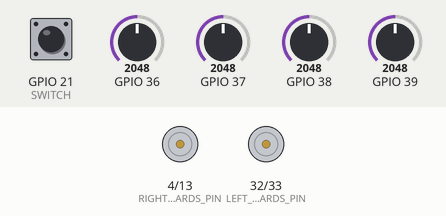
Bench run of a program on a simulated ESP32. On the bench: motor-driver pin pairs drawn as motors (green arrow = first pin HIGH = forward, orange = second pin HIGH = backward, longer = more drive). The inputs (shaded band) are chosen by the test bench; at power-on: GPIO 21 (SWITCH) HIGH, GPIO 36 = 2048, GPIO 37 = 2048, GPIO 38 = 2048, GPIO 39 = 2048. What the program prints to the serial monitor is not drawn.

Above: at 1.2 s.
1.3 s: GPIO 21 (SWITCH) pulled LOW for 0.15 s
At 3.7 s:
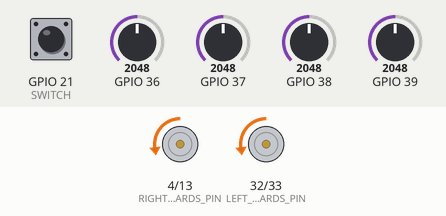
Timing chart, 0 to 5.2 s (numbered marks = the images above; inputs shaded):
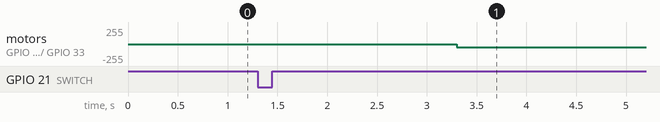

The program:

main.cpp
```cpp
#include <Arduino.h>
#include "driver/adc.h"
#include "driver/ledc.h"

// Constants
#define LOOP_RESET_COUNT 1000
#define MOTOR_PWM_FREQUENCY 120
#define MOTOR_PWM_NUM_BITS 12
#define MOTOR_SWITCH_TIME 5 // in us
#define TAPE_FOLLOW_SPEED 800 // Between 0 and 4095
#define TAPE_FIND_SPEED 800 // Between 0 and 4095
#define REFLECTANCE_THRESHOLD_OFFSET 500

// Pins
#define REFLECTIVE_R_PIN ADC1_CHANNEL_0
#define REFLECTIVE_L_PIN ADC1_CHANNEL_3
#define RIGHT_MOTOR_FORWARDS_PIN 4
#define RIGHT_MOTOR_BACKWARDS_PIN 13
#define LEFT_MOTOR_FORWARDS_PIN 32
#define LEFT_MOTOR_BACKWARDS_PIN 33
#define POT1_PIN ADC1_CHANNEL_1
#define POT2_PIN ADC1_CHANNEL_2
#define SWITCH 21

// Channels
#define RIGHT_FORWARDS_CHANNEL 0
#define LEFT_FORWARDS_CHANNEL 1
#define RIGHT_BACKWARDS_CHANNEL 2
#define LEFT_BACKWARDS_CHANNEL 3

// Variables
// Variables - General
int loopCounter;
enum state {test, standby, tapeFollow, tapeFind};
state currentState;

// Reflectance Sensor Variables
int reflective_R;
int reflective_L;

// Motor Control Variables
int rightMotorPrev;
int leftMotorPrev;
unsigned long rightTimeSwitch; // in us
unsigned long leftTimeSwitch; // in us

// PID Variables
double k_p;
double k_i; // Not using
double k_d;
double pValue;
double iValue; // Not using
double dValue;
int error;
int prevError;
long prevTime; // in us

// Hysteresis Variables
bool onTape_L;
bool onTape_R;
bool prevOnTape_L;
bool prevOnTape_R;
int rightReflectanceThreshold;
int leftReflectanceThreshold;

// Input Variables
bool switchState;

// Function Definitions
void readSensors(); // Reads sensors and computes some data
void rightMotor_SetPower(int power); // Negative power for reverse, between -4095 and 4095
void leftMotor_SetPower(int power); // Negative power for reverse, between -4095 and 4095
void computePID();

void setup() {
  // Variables
  loopCounter= 0;
  currentState = standby;
  rightMotorPrev = 0;
  leftMotorPrev = 0;
  rightTimeSwitch = 0;
  leftTimeSwitch = 0;
  k_p = 1.0;
  k_i = 0.0;
  k_d = 0.0;
  pValue = 0.0;
  iValue = 0.0;
  dValue = 0.0;
  error = 0;
  prevError = 0;
  prevTime = 0;
  onTape_L = true;
  onTape_R = true;
  prevOnTape_L = true;
  prevOnTape_R = true;

  // Reflective Analog Input Setup
  adc1_config_width(ADC_WIDTH_12Bit);
  adc1_config_channel_atten(REFLECTIVE_L_PIN, ADC_ATTEN_DB_12);
  adc1_config_channel_atten(REFLECTIVE_R_PIN, ADC_ATTEN_DB_12);

  // Motor PWM Setup
  ledcSetup(RIGHT_FORWARDS_CHANNEL, MOTOR_PWM_FREQUENCY, MOTOR_PWM_NUM_BITS);
  ledcSetup(LEFT_FORWARDS_CHANNEL, MOTOR_PWM_FREQUENCY, MOTOR_PWM_NUM_BITS);
  ledcSetup(RIGHT_BACKWARDS_CHANNEL, MOTOR_PWM_FREQUENCY, MOTOR_PWM_NUM_BITS);
  ledcSetup(LEFT_BACKWARDS_CHANNEL, MOTOR_PWM_FREQUENCY, MOTOR_PWM_NUM_BITS);
  ledcAttachPin(RIGHT_MOTOR_FORWARDS_PIN, RIGHT_FORWARDS_CHANNEL);
  ledcAttachPin(LEFT_MOTOR_FORWARDS_PIN, LEFT_FORWARDS_CHANNEL);
  ledcAttachPin(RIGHT_MOTOR_BACKWARDS_PIN, RIGHT_BACKWARDS_CHANNEL);
  ledcAttachPin(LEFT_MOTOR_BACKWARDS_PIN, LEFT_BACKWARDS_CHANNEL);

  // Potentiometer Setup
  adc1_config_channel_atten(POT1_PIN, ADC_ATTEN_DB_12);
  adc1_config_channel_atten(POT2_PIN, ADC_ATTEN_DB_12);

  // Serial Setup
  Serial.begin(115200);

  // Switch Setup
  pinMode(SWITCH, INPUT_PULLUP);
  switchState = true;
}

void loop() {
  switch(currentState) {
    case test:
      // Test Code
      break;
    case standby:
      // Standby Code
      readSensors();
      k_p = adc1_get_raw(POT1_PIN) / 2048.0;
      k_d = adc1_get_raw(POT2_PIN) / 200.0;

      leftReflectanceThreshold = reflective_L + REFLECTANCE_THRESHOLD_OFFSET;
      rightReflectanceThreshold = reflective_R + REFLECTANCE_THRESHOLD_OFFSET;

      switchState = digitalRead(SWITCH);

      if (loopCounter == 0) {
        Serial.printf("%.3lf | %.3lf\n", k_p, k_d);
      }

      if (!switchState) {
        delay(2000);
        currentState = tapeFollow;
      }

      break;
    case tapeFollow:
      // Tape Follow Code
      readSensors();
      computePID();
      if (onTape_L || onTape_R) {
        leftMotor_SetPower(TAPE_FOLLOW_SPEED + pValue + dValue);
        rightMotor_SetPower(TAPE_FOLLOW_SPEED - pValue - dValue);
      } else {
        currentState = tapeFind;
      }
      break;
    case tapeFind:
      // Tape Finding Code
      readSensors();
      leftMotor_SetPower(-TAPE_FIND_SPEED);
      rightMotor_SetPower(-TAPE_FIND_SPEED);
      if (onTape_L && onTape_R) {
        computePID();
        computePID();
        currentState = tapeFollow;
      }
      break;
  }

  loopCounter++;
  if (loopCounter == LOOP_RESET_COUNT) {
    loopCounter = 0;
  }
}

// Functions
void readSensors() {
  prevOnTape_L = onTape_L;
  prevOnTape_R = onTape_R;
  reflective_R = adc1_get_raw(REFLECTIVE_R_PIN);
  reflective_L = adc1_get_raw(REFLECTIVE_L_PIN);
  onTape_L = (reflective_L > leftReflectanceThreshold);
  onTape_R = (reflective_R > rightReflectanceThreshold);
}

void rightMotor_SetPower(int power) {
  if (power > 0) {
    if (rightMotorPrev > 0) {
      rightMotorPrev = power;
      ledcWrite(RIGHT_BACKWARDS_CHANNEL, 0); // Unnecessary
      ledcWrite(RIGHT_FORWARDS_CHANNEL, power);
    } else if (rightMotorPrev < 0) {
      rightMotorPrev = 0;
      ledcWrite(RIGHT_FORWARDS_CHANNEL, 0);
      ledcWrite(RIGHT_BACKWARDS_CHANNEL, 0);
      rightTimeSwitch = micros();
    } else {
      if (micros() - rightTimeSwitch > MOTOR_SWITCH_TIME) {
        ledcWrite(RIGHT_BACKWARDS_CHANNEL, 0); // Unnecessary
        ledcWrite(RIGHT_FORWARDS_CHANNEL, power);
      }
    }
  } else if (power < 0) {
    if (rightMotorPrev < 0) {
      rightMotorPrev = power;
      ledcWrite(RIGHT_FORWARDS_CHANNEL, 0); // Unnecessary
      ledcWrite(RIGHT_BACKWARDS_CHANNEL, -power);
    } else if (rightMotorPrev > 0) {
      rightMotorPrev = 0;
      ledcWrite(RIGHT_FORWARDS_CHANNEL, 0);
      ledcWrite(RIGHT_BACKWARDS_CHANNEL, 0);
      rightTimeSwitch = micros();
    } else {
      if (micros() - rightTimeSwitch > MOTOR_SWITCH_TIME) {
        ledcWrite(RIGHT_FORWARDS_CHANNEL, 0); // Unnecessary
        ledcWrite(RIGHT_BACKWARDS_CHANNEL, -power);
      }
    }
  } else {
    if (rightMotorPrev != 0) {
      rightTimeSwitch = micros();
    }
    rightMotorPrev = 0;
    ledcWrite(RIGHT_FORWARDS_CHANNEL, 0);
    ledcWrite(RIGHT_BACKWARDS_CHANNEL, 0);
  }
}

void leftMotor_SetPower(int power) {
  if (power > 0) {
    if (leftMotorPrev > 0) {
      leftMotorPrev = power;
      ledcWrite(LEFT_BACKWARDS_CHANNEL, 0); // Unnecessary
      ledcWrite(LEFT_FORWARDS_CHANNEL, power);
    } else if (leftMotorPrev < 0) {
      leftMotorPrev = 0;
      ledcWrite(LEFT_FORWARDS_CHANNEL, 0);
      ledcWrite(LEFT_BACKWARDS_CHANNEL, 0);
      leftTimeSwitch = micros();
    } else {
      if (micros() - leftTimeSwitch > MOTOR_SWITCH_TIME) {
        ledcWrite(LEFT_BACKWARDS_CHANNEL, 0); // Unnecessary
        ledcWrite(LEFT_FORWARDS_CHANNEL, power);
      }
    }
  } else if (power < 0) {
    if (leftMotorPrev < 0) {
      leftMotorPrev = power;
      ledcWrite(LEFT_FORWARDS_CHANNEL, 0); // Unnecessary
      ledcWrite(LEFT_BACKWARDS_CHANNEL, -power);
    } else if (leftMotorPrev > 0) {
      leftMotorPrev = 0;
      ledcWrite(LEFT_FORWARDS_CHANNEL, 0);
      ledcWrite(LEFT_BACKWARDS_CHANNEL, 0);
      leftTimeSwitch = micros();
    } else {
      if (micros() - leftTimeSwitch > MOTOR_SWITCH_TIME) {
        ledcWrite(LEFT_FORWARDS_CHANNEL, 0); // Unnecessary
        ledcWrite(LEFT_BACKWARDS_CHANNEL, -power);
      }
    }
  } else {
    if (leftMotorPrev != 0) {
      leftTimeSwitch = micros();
    }
    leftMotorPrev = 0;
    ledcWrite(LEFT_FORWARDS_CHANNEL, 0);
    ledcWrite(LEFT_BACKWARDS_CHANNEL, 0);
  }
}

void computePID() {
  error = reflective_R - reflective_L;
  pValue = k_p * (double) error;
  dValue = k_d * ((double) (error - prevError)) / ((double) (micros() - prevTime));
  prevTime = micros();
  prevError = error;
}
```

Measured:
- after the input at 1.3 s, motor on GPIO 4 (RIGHT_MOTOR_FORWARDS_PIN) / GPIO 13 (RIGHT_MOTOR_BACKWARDS_PIN), motor on GPIO 32 (LEFT_MOTOR_FORWARDS_PIN) / GPIO 33 (LEFT_MOTOR_BACKWARDS_PIN): stopped → backward 50/255 after 2.0 s
